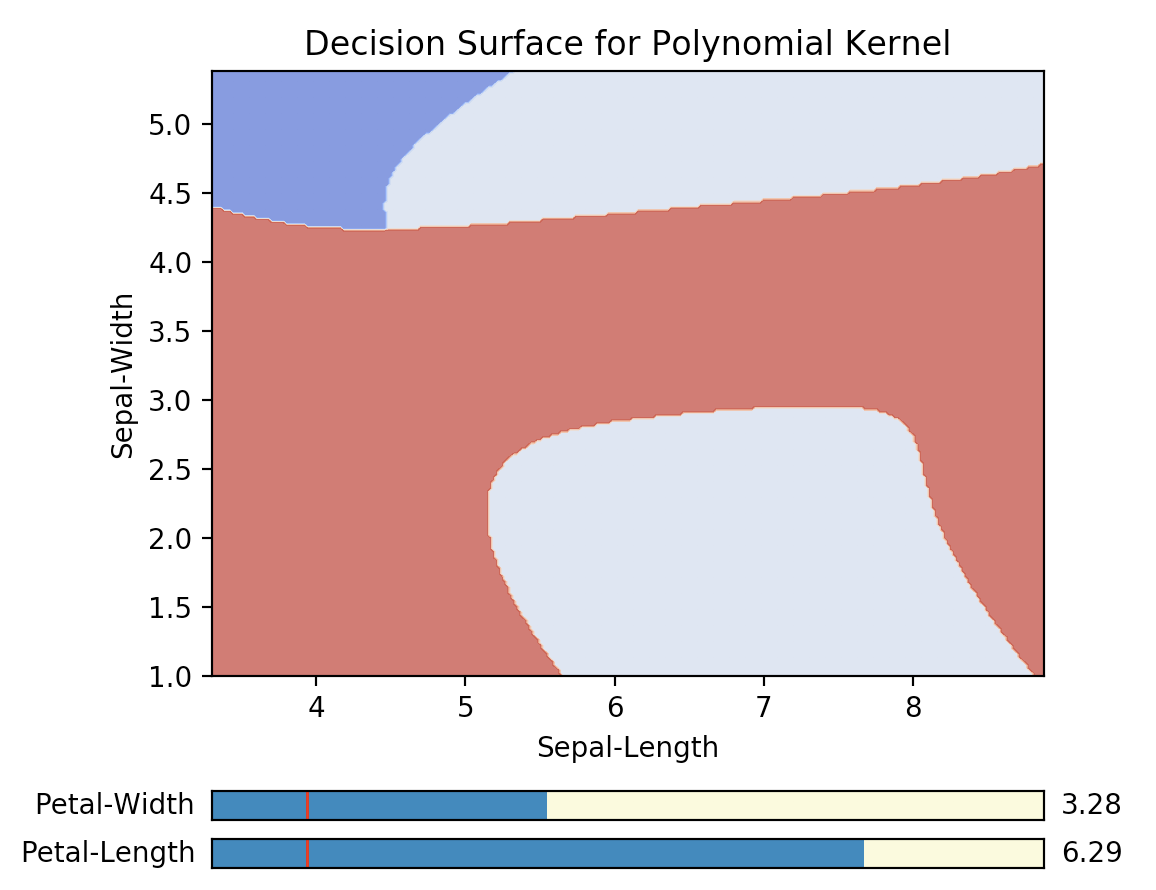

Write Python code to recreate this figure.
import numpy as np
import matplotlib.pyplot as plt
from matplotlib.widgets import Slider
import pandas as pd

from Lab7 import import_iris, polynomial_kernel, class_to_int


X, y, X_train, X_test, y_train, y_test = import_iris()
X = X.drop('petal-length', axis=1).drop('petal-width', axis=1).values
y = list(map(class_to_int, y))
y_train = list(map(class_to_int, y_train))
y_test = list(map(class_to_int, y_test))

clf = polynomial_kernel(X_train, X_test, y_train, y_test)

def plot(clf, title, X, y):

    def make_meshgrid(x, y, h=.02):
        x_min, x_max = x.min() - 1, x.max() + 1
        y_min, y_max = y.min() - 1, y.max() + 1
        xx, yy = np.meshgrid(np.arange(x_min, x_max, h), np.arange(y_min, y_max, h))
        return xx, yy

    def plot_contours(ax, clf, xx, yy,petal_length, petal_width, **params):
        Z = clf.predict(np.c_[xx.ravel(), yy.ravel(), [petal_length]*len(xx.ravel()), [petal_width]*len(yy.ravel())])
        Z = Z.reshape(xx.shape)
        out = ax.contourf(xx, yy, Z, **params)
        return out


    fig, ax = plt.subplots()
    plt.subplots_adjust(left=0.25, bottom=0.25)
    X0, X1 = X[:, 0], X[:, 1]
    xx, yy = make_meshgrid(X0, X1)
    plot_contours(ax, clf, xx, yy, 1, 1, cmap=plt.cm.coolwarm, alpha=0.8)
    ax.set_ylabel('Sepal-Width')
    ax.set_xlabel('Sepal-Length')
    ax.set_title(title)
    ax.legend()

    def update(val):
        ax.clear()
        plot_contours(ax, clf, xx, yy, petal_length.val, petal_width.val, cmap=plt.cm.coolwarm, alpha=0.8)
        ax.set_ylabel('Sepal-Width')
        ax.set_xlabel('Sepal-Length')
        ax.set_title(title)

    axcolor = 'lightgoldenrodyellow'
    ax_petal_length = plt.axes([0.25, 0.05, 0.65, 0.03], facecolor=axcolor)
    ax_petal_width = plt.axes([0.25, 0.1, 0.65, 0.03], facecolor=axcolor)
    petal_length = Slider(ax_petal_length, 'Petal-Length', 0.1, 8.0, valinit=1)
    petal_width = Slider(ax_petal_width, 'Petal-Width', 0.1, 8.0, valinit=1)
    petal_length.on_changed(update)
    petal_width.on_changed(update)
    plt.show()


plot(clf, "Decision Surface for Polynomial Kernel", X, y)
